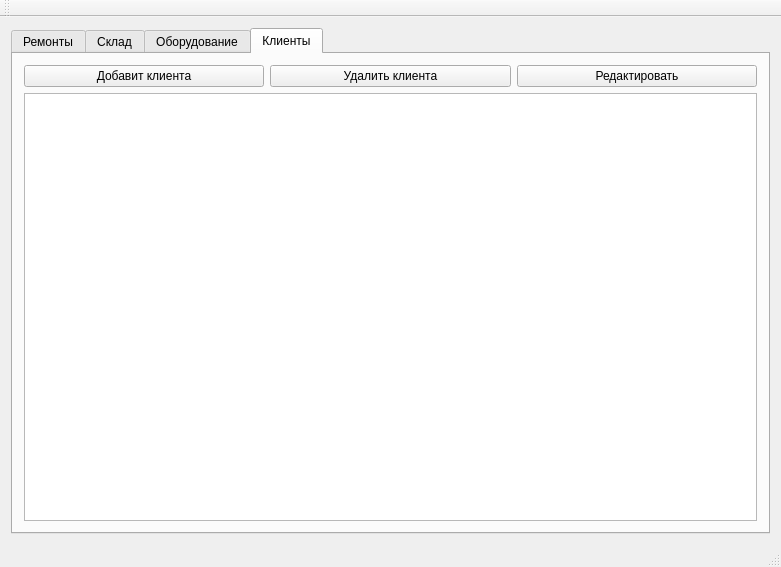
<?xml version="1.0" encoding="UTF-8"?>
<ui version="4.0">
 <class>MainWindow</class>
 <widget class="QMainWindow" name="MainWindow">
  <property name="geometry">
   <rect>
    <x>0</x>
    <y>0</y>
    <width>781</width>
    <height>567</height>
   </rect>
  </property>
  <property name="sizePolicy">
   <sizepolicy hsizetype="Maximum" vsizetype="Maximum">
    <horstretch>0</horstretch>
    <verstretch>0</verstretch>
   </sizepolicy>
  </property>
  <property name="baseSize">
   <size>
    <width>1024</width>
    <height>768</height>
   </size>
  </property>
  <property name="windowTitle">
   <string>MainWindow</string>
  </property>
  <widget class="QWidget" name="centralWidget">
   <property name="sizePolicy">
    <sizepolicy hsizetype="Maximum" vsizetype="Maximum">
     <horstretch>0</horstretch>
     <verstretch>0</verstretch>
    </sizepolicy>
   </property>
   <layout class="QGridLayout" name="gridLayout">
    <item row="1" column="1">
     <widget class="QTabWidget" name="tabWidget">
      <property name="currentIndex">
       <number>3</number>
      </property>
      <widget class="QWidget" name="tab">
       <property name="sizePolicy">
        <sizepolicy hsizetype="Expanding" vsizetype="Ignored">
         <horstretch>0</horstretch>
         <verstretch>0</verstretch>
        </sizepolicy>
       </property>
       <attribute name="title">
        <string>Ремонты</string>
       </attribute>
       <layout class="QGridLayout" name="gridLayout_2">
        <item row="1" column="0">
         <widget class="QTableView" name="tableRepairs"/>
        </item>
        <item row="0" column="0">
         <widget class="QPushButton" name="pushButton_4">
          <property name="text">
           <string>Добавить ремонт</string>
          </property>
         </widget>
        </item>
       </layout>
      </widget>
      <widget class="QWidget" name="tab_3">
       <attribute name="title">
        <string>Склад</string>
       </attribute>
      </widget>
      <widget class="QWidget" name="tab_2">
       <attribute name="title">
        <string>Оборудование</string>
       </attribute>
      </widget>
      <widget class="QWidget" name="tab_4">
       <attribute name="title">
        <string>Клиенты</string>
       </attribute>
       <layout class="QGridLayout" name="gridLayout_3">
        <item row="1" column="0">
         <widget class="QTableView" name="tableView_clients"/>
        </item>
        <item row="0" column="0">
         <layout class="QHBoxLayout" name="horizontalLayout_2">
          <item>
           <widget class="QPushButton" name="pushButton_5">
            <property name="text">
             <string>Добавит клиента</string>
            </property>
           </widget>
          </item>
          <item>
           <widget class="QPushButton" name="pushButton_6">
            <property name="text">
             <string>Удалить клиента</string>
            </property>
           </widget>
          </item>
          <item>
           <widget class="QPushButton" name="pushButton_7">
            <property name="text">
             <string>Редактировать</string>
            </property>
           </widget>
          </item>
         </layout>
        </item>
       </layout>
      </widget>
     </widget>
    </item>
   </layout>
  </widget>
  <widget class="QStatusBar" name="statusBar"/>
  <widget class="QToolBar" name="toolBar">
   <property name="windowTitle">
    <string>toolBar</string>
   </property>
   <attribute name="toolBarArea">
    <enum>TopToolBarArea</enum>
   </attribute>
   <attribute name="toolBarBreak">
    <bool>false</bool>
   </attribute>
  </widget>
 </widget>
 <layoutdefault spacing="6" margin="11"/>
 <resources/>
 <connections/>
</ui>
